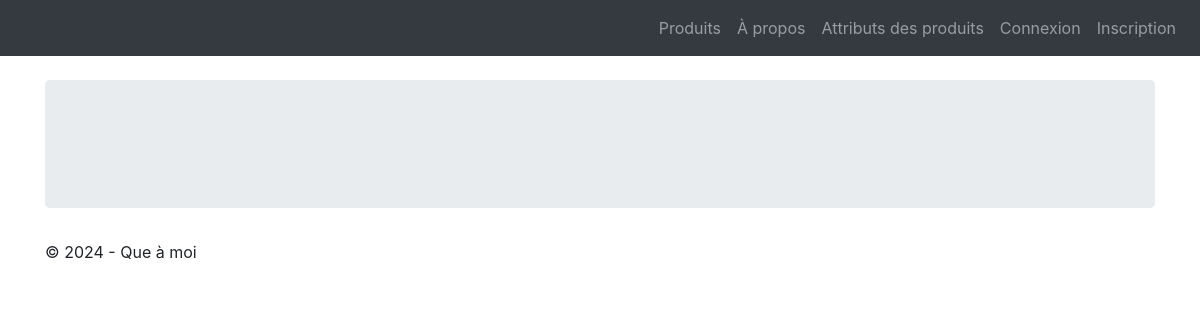
The page /lesProduits/product_attribute on the database as committed earlier.
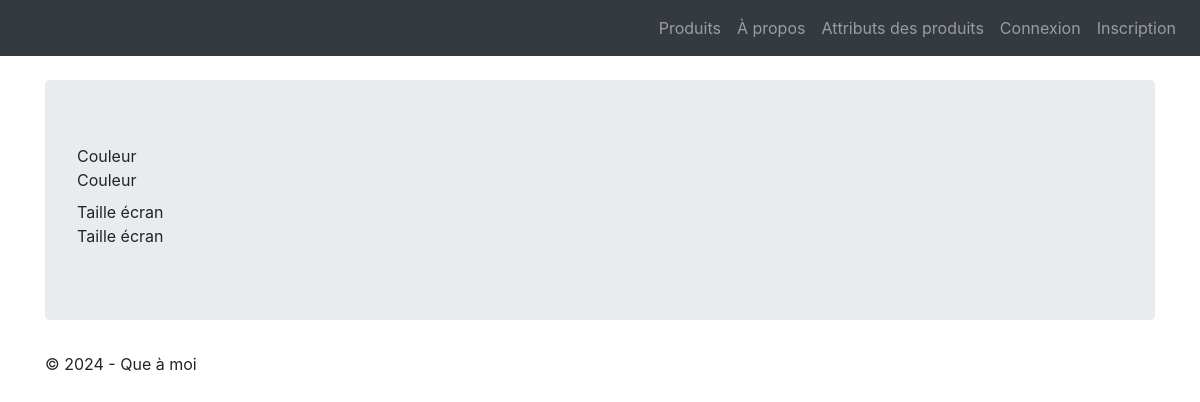
The same page on the database as committed later.
### firsttuto/LesProduits/models.py (models this page shows)
class ProductAttribute(models.Model):
    class Meta:
        verbose_name = "Attribut"
    name = models.CharField(max_length=100)
    def __str__(self):
        return self.name

### firsttuto/LesProduits/views.py (the view)
# urls.py: path('product_attribute', views.ProductAttributeView.as_view(), name='product_attribute'),
class ProductAttributeView(ListView):
    model = ProductAttribute
    template_name = "product_attribute.html"
    context_object_name = "product_attributes"
    def get_context_data(self, **kwargs):
        context = super(ProductAttributeView, self).get_context_data(**kwargs)
        context['titremenu'] = "Détail produit"
        return context

### templates/product_attribute.html (shortened to what this page needs)
{% extends "base.html" %}
{% block content %}
    {% for attribute in product_attributes %}
        {{ attribute }}
        <div class="champ">
            <label for="name">{{ attribute.name }}</label>
        </div>
    {% endfor %}
{% endblock %}

Rows that differ between the two databases and show on the page:
added ProductAttribute: name "Couleur"
added ProductAttribute: name "Taille écran"
